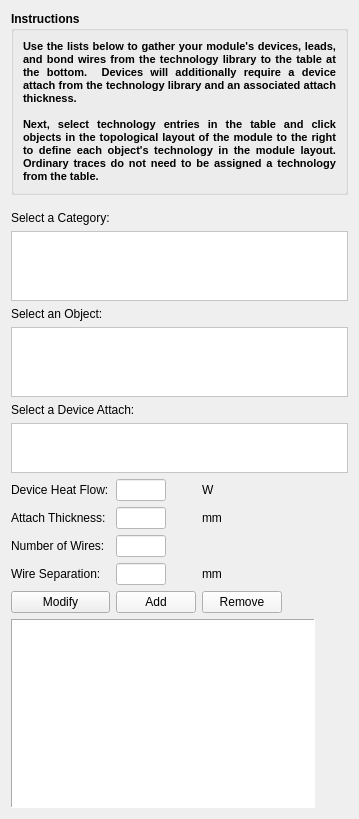
      <widget class="QWidget" name="page">
       <property name="geometry">
        <rect>
         <x>0</x>
         <y>0</y>
         <width>359</width>
         <height>819</height>
        </rect>
       </property>
       <attribute name="label">
        <string>Component Selection</string>
       </attribute>
       <layout class="QGridLayout" name="gridLayout_3">
        <item row="0" column="0" colspan="5">
         <widget class="QGroupBox" name="groupBox_4">
          <property name="minimumSize">
           <size>
            <width>0</width>
            <height>0</height>
           </size>
          </property>
          <property name="font">
           <font>
            <weight>75</weight>
            <bold>true</bold>
           </font>
          </property>
          <property name="title">
           <string>Instructions</string>
          </property>
          <layout class="QGridLayout" name="gridLayout_13">
           <item row="0" column="0">
            <widget class="QLabel" name="label_28">
             <property name="font">
              <font>
               <pointsize>10</pointsize>
              </font>
             </property>
             <property name="text">
              <string>&lt;!DOCTYPE HTML PUBLIC &quot;-//W3C//DTD HTML 4.0//EN&quot; &quot;http://www.w3.org/TR/REC-html40/strict.dtd&quot;&gt;
&lt;html&gt;&lt;head&gt;&lt;meta name=&quot;qrichtext&quot; content=&quot;1&quot; /&gt;&lt;style type=&quot;text/css&quot;&gt;
p, li { white-space: pre-wrap; }
&lt;/style&gt;&lt;/head&gt;&lt;body style=&quot; font-family:'MS Shell Dlg 2'; font-size:10pt; font-weight:600; font-style:normal;&quot;&gt;
&lt;p align=&quot;justify&quot; style=&quot; margin-top:0px; margin-bottom:0px; margin-left:0px; margin-right:0px; -qt-block-indent:0; text-indent:0px;&quot;&gt;&lt;span style=&quot; font-size:8pt;&quot;&gt;Use the lists below to gather your module's devices, leads, and bond wires from the technology library to the table at the bottom.  Devices will additionally require a device attach from the technology library and an associated attach thickness.&lt;/span&gt;&lt;/p&gt;
&lt;p align=&quot;justify&quot; style=&quot;-qt-paragraph-type:empty; margin-top:0px; margin-bottom:0px; margin-left:0px; margin-right:0px; -qt-block-indent:0; text-indent:0px; font-size:8pt;&quot;&gt;&lt;/p&gt;
&lt;p align=&quot;justify&quot; style=&quot; margin-top:0px; margin-bottom:0px; margin-left:0px; margin-right:0px; -qt-block-indent:0; text-indent:0px;&quot;&gt;&lt;span style=&quot; font-size:8pt;&quot;&gt;Next, select technology entries in the table and click objects in the topological layout of the module to the right to define each object's technology in the module layout.  Ordinary traces do not need to be assigned a technology from the table.&lt;/span&gt;&lt;/p&gt;&lt;/body&gt;&lt;/html&gt;</string>
             </property>
             <property name="wordWrap">
              <bool>true</bool>
             </property>
            </widget>
           </item>
          </layout>
         </widget>
        </item>
        <item row="1" column="0">
         <spacer name="verticalSpacer_9">
          <property name="orientation">
           <enum>Qt::Vertical</enum>
          </property>
          <property name="sizeType">
           <enum>QSizePolicy::Fixed</enum>
          </property>
          <property name="sizeHint" stdset="0">
           <size>
            <width>20</width>
            <height>10</height>
           </size>
          </property>
         </spacer>
        </item>
        <item row="2" column="0">
         <widget class="QLabel" name="label">
          <property name="text">
           <string>Select a Category:</string>
          </property>
         </widget>
        </item>
        <item row="3" column="0" colspan="5">
         <widget class="QListView" name="lst_categories">
          <property name="maximumSize">
           <size>
            <width>16777215</width>
            <height>70</height>
           </size>
          </property>
          <property name="styleSheet">
           <string notr="true">background-color: rgb(255, 255, 255);</string>
          </property>
          <property name="viewMode">
           <enum>QListView::ListMode</enum>
          </property>
         </widget>
        </item>
        <item row="4" column="0">
         <widget class="QLabel" name="label_2">
          <property name="text">
           <string>Select an Object:</string>
          </property>
         </widget>
        </item>
        <item row="5" column="0" colspan="5">
         <widget class="QListView" name="lst_devices">
          <property name="maximumSize">
           <size>
            <width>16777215</width>
            <height>70</height>
           </size>
          </property>
          <property name="styleSheet">
           <string notr="true">background-color: rgb(255, 255, 255);</string>
          </property>
          <property name="selectionMode">
           <enum>QAbstractItemView::ExtendedSelection</enum>
          </property>
          <property name="selectionRectVisible">
           <bool>true</bool>
          </property>
         </widget>
        </item>
        <item row="6" column="0" colspan="2">
         <widget class="QLabel" name="lbl_dev_attach">
          <property name="text">
           <string>Select a Device Attach:</string>
          </property>
         </widget>
        </item>
        <item row="7" column="0" colspan="5">
         <widget class="QListView" name="lst_devices_att">
          <property name="enabled">
           <bool>false</bool>
          </property>
          <property name="maximumSize">
           <size>
            <width>16777215</width>
            <height>50</height>
           </size>
          </property>
          <property name="palette">
           <palette>
            <active>
             <colorrole role="Button">
              <brush brushstyle="SolidPattern">
               <color alpha="255">
                <red>255</red>
                <green>255</green>
                <blue>255</blue>
               </color>
              </brush>
             </colorrole>
             <colorrole role="Base">
              <brush brushstyle="SolidPattern">
               <color alpha="255">
                <red>255</red>
                <green>255</green>
                <blue>255</blue>
               </color>
              </brush>
             </colorrole>
             <colorrole role="Window">
              <brush brushstyle="SolidPattern">
               <color alpha="255">
                <red>255</red>
                <green>255</green>
                <blue>255</blue>
               </color>
              </brush>
             </colorrole>
            </active>
            <inactive>
             <colorrole role="Button">
              <brush brushstyle="SolidPattern">
               <color alpha="255">
                <red>255</red>
                <green>255</green>
                <blue>255</blue>
               </color>
              </brush>
             </colorrole>
             <colorrole role="Base">
              <brush brushstyle="SolidPattern">
               <color alpha="255">
                <red>255</red>
                <green>255</green>
                <blue>255</blue>
               </color>
              </brush>
             </colorrole>
             <colorrole role="Window">
              <brush brushstyle="SolidPattern">
               <color alpha="255">
                <red>255</red>
                <green>255</green>
                <blue>255</blue>
               </color>
              </brush>
             </colorrole>
            </inactive>
            <disabled>
             <colorrole role="Button">
              <brush brushstyle="SolidPattern">
               <color alpha="255">
                <red>255</red>
                <green>255</green>
                <blue>255</blue>
               </color>
              </brush>
             </colorrole>
             <colorrole role="Base">
              <brush brushstyle="SolidPattern">
               <color alpha="255">
                <red>255</red>
                <green>255</green>
                <blue>255</blue>
               </color>
              </brush>
             </colorrole>
             <colorrole role="Window">
              <brush brushstyle="SolidPattern">
               <color alpha="255">
                <red>255</red>
                <green>255</green>
                <blue>255</blue>
               </color>
              </brush>
             </colorrole>
            </disabled>
           </palette>
          </property>
          <property name="styleSheet">
           <string notr="true">background-color: rgb(255, 255, 255);</string>
          </property>
         </widget>
        </item>
        <item row="8" column="0">
         <widget class="QLabel" name="label_46">
          <property name="text">
           <string>Device Heat Flow:</string>
          </property>
          <property name="buddy">
           <cstring>txt_device_heat_flow</cstring>
          </property>
         </widget>
        </item>
        <item row="8" column="1">
         <widget class="QLineEdit" name="txt_device_heat_flow">
          <property name="enabled">
           <bool>false</bool>
          </property>
          <property name="maximumSize">
           <size>
            <width>50</width>
            <height>16777215</height>
           </size>
          </property>
          <property name="palette">
           <palette>
            <active>
             <colorrole role="Button">
              <brush brushstyle="SolidPattern">
               <color alpha="255">
                <red>255</red>
                <green>255</green>
                <blue>255</blue>
               </color>
              </brush>
             </colorrole>
             <colorrole role="Base">
              <brush brushstyle="SolidPattern">
               <color alpha="255">
                <red>255</red>
                <green>255</green>
                <blue>255</blue>
               </color>
              </brush>
             </colorrole>
             <colorrole role="Window">
              <brush brushstyle="SolidPattern">
               <color alpha="255">
                <red>255</red>
                <green>255</green>
                <blue>255</blue>
               </color>
              </brush>
             </colorrole>
            </active>
            <inactive>
             <colorrole role="Button">
              <brush brushstyle="SolidPattern">
               <color alpha="255">
                <red>255</red>
                <green>255</green>
                <blue>255</blue>
               </color>
              </brush>
             </colorrole>
             <colorrole role="Base">
              <brush brushstyle="SolidPattern">
               <color alpha="255">
                <red>255</red>
                <green>255</green>
                <blue>255</blue>
               </color>
              </brush>
             </colorrole>
             <colorrole role="Window">
              <brush brushstyle="SolidPattern">
               <color alpha="255">
                <red>255</red>
                <green>255</green>
                <blue>255</blue>
               </color>
              </brush>
             </colorrole>
            </inactive>
            <disabled>
             <colorrole role="Button">
              <brush brushstyle="SolidPattern">
               <color alpha="255">
                <red>255</red>
                <green>255</green>
                <blue>255</blue>
               </color>
              </brush>
             </colorrole>
             <colorrole role="Base">
              <brush brushstyle="SolidPattern">
               <color alpha="255">
                <red>255</red>
                <green>255</green>
                <blue>255</blue>
               </color>
              </brush>
             </colorrole>
             <colorrole role="Window">
              <brush brushstyle="SolidPattern">
               <color alpha="255">
                <red>255</red>
                <green>255</green>
                <blue>255</blue>
               </color>
              </brush>
             </colorrole>
            </disabled>
           </palette>
          </property>
          <property name="styleSheet">
           <string notr="true">background-color: rgb(255, 255, 255);</string>
          </property>
         </widget>
        </item>
        <item row="8" column="2" colspan="2">
         <widget class="QLabel" name="label_47">
          <property name="text">
           <string>W</string>
          </property>
         </widget>
        </item>
        <item row="9" column="0">
         <widget class="QLabel" name="label_20">
          <property name="text">
           <string>Attach Thickness:</string>
          </property>
          <property name="buddy">
           <cstring>txt_devAttchThickness</cstring>
          </property>
         </widget>
        </item>
        <item row="9" column="1">
         <widget class="QLineEdit" name="txt_devAttchThickness">
          <property name="enabled">
           <bool>false</bool>
          </property>
          <property name="maximumSize">
           <size>
            <width>50</width>
            <height>16777215</height>
           </size>
          </property>
          <property name="palette">
           <palette>
            <active>
             <colorrole role="Button">
              <brush brushstyle="SolidPattern">
               <color alpha="255">
                <red>255</red>
                <green>255</green>
                <blue>255</blue>
               </color>
              </brush>
             </colorrole>
             <colorrole role="Base">
              <brush brushstyle="SolidPattern">
               <color alpha="255">
                <red>255</red>
                <green>255</green>
                <blue>255</blue>
               </color>
              </brush>
             </colorrole>
             <colorrole role="Window">
              <brush brushstyle="SolidPattern">
               <color alpha="255">
                <red>255</red>
                <green>255</green>
                <blue>255</blue>
               </color>
              </brush>
             </colorrole>
            </active>
            <inactive>
             <colorrole role="Button">
              <brush brushstyle="SolidPattern">
               <color alpha="255">
                <red>255</red>
                <green>255</green>
                <blue>255</blue>
               </color>
              </brush>
             </colorrole>
             <colorrole role="Base">
              <brush brushstyle="SolidPattern">
               <color alpha="255">
                <red>255</red>
                <green>255</green>
                <blue>255</blue>
               </color>
              </brush>
             </colorrole>
             <colorrole role="Window">
              <brush brushstyle="SolidPattern">
               <color alpha="255">
                <red>255</red>
                <green>255</green>
                <blue>255</blue>
               </color>
              </brush>
             </colorrole>
            </inactive>
            <disabled>
             <colorrole role="Button">
              <brush brushstyle="SolidPattern">
               <color alpha="255">
                <red>255</red>
                <green>255</green>
                <blue>255</blue>
               </color>
              </brush>
             </colorrole>
             <colorrole role="Base">
              <brush brushstyle="SolidPattern">
               <color alpha="255">
                <red>255</red>
                <green>255</green>
                <blue>255</blue>
               </color>
              </brush>
             </colorrole>
             <colorrole role="Window">
              <brush brushstyle="SolidPattern">
               <color alpha="255">
                <red>255</red>
                <green>255</green>
                <blue>255</blue>
               </color>
              </brush>
             </colorrole>
            </disabled>
           </palette>
          </property>
          <property name="styleSheet">
           <string notr="true">background-color: rgb(255, 255, 255);</string>
          </property>
         </widget>
        </item>
        <item row="9" column="2">
         <widget class="QLabel" name="label_21">
          <property name="text">
           <string>mm</string>
          </property>
         </widget>
        </item>
        <item row="10" column="0">
         <widget class="QLabel" name="label_34">
          <property name="text">
           <string>Number of Wires:</string>
          </property>
          <property name="buddy">
           <cstring>txt_bondwire_count</cstring>
          </property>
         </widget>
        </item>
        <item row="10" column="1">
         <widget class="QLineEdit" name="txt_bondwire_count">
          <property name="enabled">
           <bool>false</bool>
          </property>
          <property name="maximumSize">
           <size>
            <width>50</width>
            <height>16777215</height>
           </size>
          </property>
          <property name="palette">
           <palette>
            <active>
             <colorrole role="Button">
              <brush brushstyle="SolidPattern">
               <color alpha="255">
                <red>255</red>
                <green>255</green>
                <blue>255</blue>
               </color>
              </brush>
             </colorrole>
             <colorrole role="Base">
              <brush brushstyle="SolidPattern">
               <color alpha="255">
                <red>255</red>
                <green>255</green>
                <blue>255</blue>
               </color>
              </brush>
             </colorrole>
             <colorrole role="Window">
              <brush brushstyle="SolidPattern">
               <color alpha="255">
                <red>255</red>
                <green>255</green>
                <blue>255</blue>
               </color>
              </brush>
             </colorrole>
            </active>
            <inactive>
             <colorrole role="Button">
              <brush brushstyle="SolidPattern">
               <color alpha="255">
                <red>255</red>
                <green>255</green>
                <blue>255</blue>
               </color>
              </brush>
             </colorrole>
             <colorrole role="Base">
              <brush brushstyle="SolidPattern">
               <color alpha="255">
                <red>255</red>
                <green>255</green>
                <blue>255</blue>
               </color>
              </brush>
             </colorrole>
             <colorrole role="Window">
              <brush brushstyle="SolidPattern">
               <color alpha="255">
                <red>255</red>
                <green>255</green>
                <blue>255</blue>
               </color>
              </brush>
             </colorrole>
            </inactive>
            <disabled>
             <colorrole role="Button">
              <brush brushstyle="SolidPattern">
               <color alpha="255">
                <red>255</red>
                <green>255</green>
                <blue>255</blue>
               </color>
              </brush>
             </colorrole>
             <colorrole role="Base">
              <brush brushstyle="SolidPattern">
               <color alpha="255">
                <red>255</red>
                <green>255</green>
                <blue>255</blue>
               </color>
              </brush>
             </colorrole>
             <colorrole role="Window">
              <brush brushstyle="SolidPattern">
               <color alpha="255">
                <red>255</red>
                <green>255</green>
                <blue>255</blue>
               </color>
              </brush>
             </colorrole>
            </disabled>
           </palette>
          </property>
          <property name="styleSheet">
           <string notr="true">background-color: rgb(255, 255, 255);</string>
          </property>
         </widget>
        </item>
        <item row="11" column="0">
         <widget class="QLabel" name="label_38">
          <property name="text">
           <string>Wire Separation:</string>
          </property>
          <property name="buddy">
           <cstring>txt_bondwire_separation</cstring>
          </property>
         </widget>
        </item>
        <item row="11" column="1">
         <widget class="QLineEdit" name="txt_bondwire_separation">
          <property name="enabled">
           <bool>false</bool>
          </property>
          <property name="maximumSize">
           <size>
            <width>50</width>
            <height>16777215</height>
           </size>
          </property>
          <property name="palette">
           <palette>
            <active>
             <colorrole role="Button">
              <brush brushstyle="SolidPattern">
               <color alpha="255">
                <red>255</red>
                <green>255</green>
                <blue>255</blue>
               </color>
              </brush>
             </colorrole>
             <colorrole role="Base">
              <brush brushstyle="SolidPattern">
               <color alpha="255">
                <red>255</red>
                <green>255</green>
                <blue>255</blue>
               </color>
              </brush>
             </colorrole>
             <colorrole role="Window">
              <brush brushstyle="SolidPattern">
               <color alpha="255">
                <red>255</red>
                <green>255</green>
                <blue>255</blue>
               </color>
              </brush>
             </colorrole>
            </active>
            <inactive>
             <colorrole role="Button">
              <brush brushstyle="SolidPattern">
               <color alpha="255">
                <red>255</red>
                <green>255</green>
                <blue>255</blue>
               </color>
              </brush>
             </colorrole>
             <colorrole role="Base">
              <brush brushstyle="SolidPattern">
               <color alpha="255">
                <red>255</red>
                <green>255</green>
                <blue>255</blue>
               </color>
              </brush>
             </colorrole>
             <colorrole role="Window">
              <brush brushstyle="SolidPattern">
               <color alpha="255">
                <red>255</red>
                <green>255</green>
                <blue>255</blue>
               </color>
              </brush>
             </colorrole>
            </inactive>
            <disabled>
             <colorrole role="Button">
              <brush brushstyle="SolidPattern">
               <color alpha="255">
                <red>255</red>
                <green>255</green>
                <blue>255</blue>
               </color>
              </brush>
             </colorrole>
             <colorrole role="Base">
              <brush brushstyle="SolidPattern">
               <color alpha="255">
                <red>255</red>
                <green>255</green>
                <blue>255</blue>
               </color>
              </brush>
             </colorrole>
             <colorrole role="Window">
              <brush brushstyle="SolidPattern">
               <color alpha="255">
                <red>255</red>
                <green>255</green>
                <blue>255</blue>
               </color>
              </brush>
             </colorrole>
            </disabled>
           </palette>
          </property>
          <property name="styleSheet">
           <string notr="true">background-color: rgb(255, 255, 255);</string>
          </property>
         </widget>
        </item>
        <item row="11" column="2">
         <widget class="QLabel" name="label_45">
          <property name="text">
           <string>mm</string>
          </property>
         </widget>
        </item>
        <item row="13" column="0" colspan="4">
         <widget class="QTableWidget" name="tbl_projDevices">
          <property name="palette">
           <palette>
            <active>
             <colorrole role="Button">
              <brush brushstyle="SolidPattern">
               <color alpha="255">
                <red>255</red>
                <green>255</green>
                <blue>255</blue>
               </color>
              </brush>
             </colorrole>
             <colorrole role="Base">
              <brush brushstyle="SolidPattern">
               <color alpha="255">
                <red>255</red>
                <green>255</green>
                <blue>255</blue>
               </color>
              </brush>
             </colorrole>
             <colorrole role="Window">
              <brush brushstyle="SolidPattern">
               <color alpha="255">
                <red>255</red>
                <green>255</green>
                <blue>255</blue>
               </color>
              </brush>
             </colorrole>
            </active>
            <inactive>
             <colorrole role="Button">
              <brush brushstyle="SolidPattern">
               <color alpha="255">
                <red>255</red>
                <green>255</green>
                <blue>255</blue>
               </color>
              </brush>
             </colorrole>
             <colorrole role="Base">
              <brush brushstyle="SolidPattern">
               <color alpha="255">
                <red>255</red>
                <green>255</green>
                <blue>255</blue>
               </color>
              </brush>
             </colorrole>
             <colorrole role="Window">
              <brush brushstyle="SolidPattern">
               <color alpha="255">
                <red>255</red>
                <green>255</green>
                <blue>255</blue>
               </color>
              </brush>
             </colorrole>
            </inactive>
            <disabled>
             <colorrole role="Button">
              <brush brushstyle="SolidPattern">
               <color alpha="255">
                <red>255</red>
                <green>255</green>
                <blue>255</blue>
               </color>
              </brush>
             </colorrole>
             <colorrole role="Base">
              <brush brushstyle="SolidPattern">
               <color alpha="255">
                <red>255</red>
                <green>255</green>
                <blue>255</blue>
               </color>
              </brush>
             </colorrole>
             <colorrole role="Window">
              <brush brushstyle="SolidPattern">
               <color alpha="255">
                <red>255</red>
                <green>255</green>
                <blue>255</blue>
               </color>
              </brush>
             </colorrole>
            </disabled>
           </palette>
          </property>
          <property name="styleSheet">
           <string notr="true">background-color: rgb(255, 255, 255);</string>
          </property>
          <property name="frameShape">
           <enum>QFrame::Panel</enum>
          </property>
          <property name="editTriggers">
           <set>QAbstractItemView::NoEditTriggers</set>
          </property>
          <property name="selectionBehavior">
           <enum>QAbstractItemView::SelectItems</enum>
          </property>
          <property name="showGrid">
           <bool>true</bool>
          </property>
          <attribute name="horizontalHeaderVisible">
           <bool>false</bool>
          </attribute>
          <attribute name="verticalHeaderVisible">
           <bool>false</bool>
          </attribute>
         </widget>
        </item>
        <item row="12" column="0">
         <widget class="QPushButton" name="btn_modify_component">
          <property name="text">
           <string>Modify</string>
          </property>
         </widget>
        </item>
        <item row="12" column="1">
         <widget class="QPushButton" name="btn_addDevice">
          <property name="palette">
           <palette>
            <active>
             <colorrole role="Button">
              <brush brushstyle="SolidPattern">
               <color alpha="255">
                <red>245</red>
                <green>245</green>
                <blue>245</blue>
               </color>
              </brush>
             </colorrole>
             <colorrole role="Base">
              <brush brushstyle="SolidPattern">
               <color alpha="255">
                <red>245</red>
                <green>245</green>
                <blue>245</blue>
               </color>
              </brush>
             </colorrole>
             <colorrole role="Window">
              <brush brushstyle="SolidPattern">
               <color alpha="255">
                <red>245</red>
                <green>245</green>
                <blue>245</blue>
               </color>
              </brush>
             </colorrole>
            </active>
            <inactive>
             <colorrole role="Button">
              <brush brushstyle="SolidPattern">
               <color alpha="255">
                <red>245</red>
                <green>245</green>
                <blue>245</blue>
               </color>
              </brush>
             </colorrole>
             <colorrole role="Base">
              <brush brushstyle="SolidPattern">
               <color alpha="255">
                <red>245</red>
                <green>245</green>
                <blue>245</blue>
               </color>
              </brush>
             </colorrole>
             <colorrole role="Window">
              <brush brushstyle="SolidPattern">
               <color alpha="255">
                <red>245</red>
                <green>245</green>
                <blue>245</blue>
               </color>
              </brush>
             </colorrole>
            </inactive>
            <disabled>
             <colorrole role="Button">
              <brush brushstyle="SolidPattern">
               <color alpha="255">
                <red>245</red>
                <green>245</green>
                <blue>245</blue>
               </color>
              </brush>
             </colorrole>
             <colorrole role="Base">
              <brush brushstyle="SolidPattern">
               <color alpha="255">
                <red>245</red>
                <green>245</green>
                <blue>245</blue>
               </color>
              </brush>
             </colorrole>
             <colorrole role="Window">
              <brush brushstyle="SolidPattern">
               <color alpha="255">
                <red>245</red>
                <green>245</green>
                <blue>245</blue>
               </color>
              </brush>
             </colorrole>
            </disabled>
           </palette>
          </property>
          <property name="text">
           <string>Add</string>
          </property>
         </widget>
        </item>
        <item row="12" column="2">
         <widget class="QPushButton" name="btn_removeDevice">
          <property name="palette">
           <palette>
            <active>
             <colorrole role="Button">
              <brush brushstyle="SolidPattern">
               <color alpha="255">
                <red>245</red>
                <green>245</green>
                <blue>245</blue>
               </color>
              </brush>
             </colorrole>
             <colorrole role="Base">
              <brush brushstyle="SolidPattern">
               <color alpha="255">
                <red>245</red>
                <green>245</green>
                <blue>245</blue>
               </color>
              </brush>
             </colorrole>
             <colorrole role="Window">
              <brush brushstyle="SolidPattern">
               <color alpha="255">
                <red>245</red>
                <green>245</green>
                <blue>245</blue>
               </color>
              </brush>
             </colorrole>
            </active>
            <inactive>
             <colorrole role="Button">
              <brush brushstyle="SolidPattern">
               <color alpha="255">
                <red>245</red>
                <green>245</green>
                <blue>245</blue>
               </color>
              </brush>
             </colorrole>
             <colorrole role="Base">
              <brush brushstyle="SolidPattern">
               <color alpha="255">
                <red>245</red>
                <green>245</green>
                <blue>245</blue>
               </color>
              </brush>
             </colorrole>
             <colorrole role="Window">
              <brush brushstyle="SolidPattern">
               <color alpha="255">
                <red>245</red>
                <green>245</green>
                <blue>245</blue>
               </color>
              </brush>
             </colorrole>
            </inactive>
            <disabled>
             <colorrole role="Button">
              <brush brushstyle="SolidPattern">
               <color alpha="255">
                <red>245</red>
                <green>245</green>
                <blue>245</blue>
               </color>
              </brush>
             </colorrole>
             <colorrole role="Base">
              <brush brushstyle="SolidPattern">
               <color alpha="255">
                <red>245</red>
                <green>245</green>
                <blue>245</blue>
               </color>
              </brush>
             </colorrole>
             <colorrole role="Window">
              <brush brushstyle="SolidPattern">
               <color alpha="255">
                <red>245</red>
                <green>245</green>
                <blue>245</blue>
               </color>
              </brush>
             </colorrole>
            </disabled>
           </palette>
          </property>
          <property name="text">
           <string>Remove</string>
          </property>
         </widget>
        </item>
       </layout>
      </widget>
